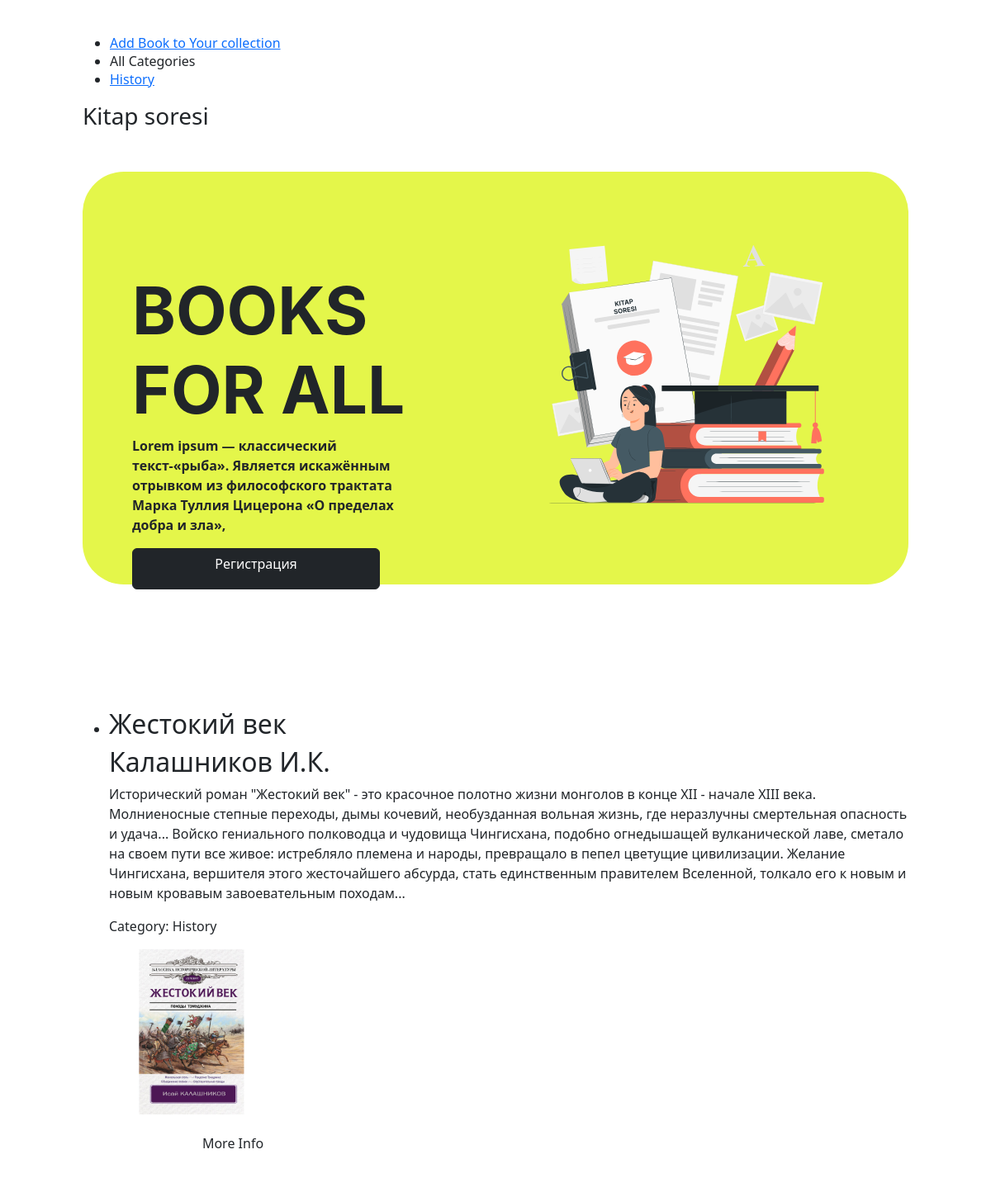
The page / on the database its author committed.
### messenger/models.py (models this page shows, shortened)
class Category(models.Model):
    name = models.CharField(max_length=100, db_index=True)
    slug = models.SlugField(max_length=255, unique=True, db_index=True, verbose_name="URL")
    def __str__(self):
        return self.name
    def get_absolute_url(self):
        return reverse('category', kwargs={'cat_slug': self.slug})
    class Meta:
        verbose_name = 'Категории (жанры)'
        verbose_name_plural = 'Категории (жанры)'
        ordering = ['name']

class Books(models.Model):
    name = models.CharField(max_length=255, verbose_name="Название")
    slug = models.SlugField(max_length=255, unique=True, db_index=True, verbose_name="URL")
    author = models.CharField(max_length=255, verbose_name="Автор")
    photo = models.ImageField(upload_to="photos/%Y/%m/%d/", verbose_name="Фото")
    description = models.TextField(blank=True, verbose_name="Описание")
    price = models.IntegerField(blank=False, verbose_name="Цена")
    is_published = models.BooleanField(default=True, verbose_name="Опубликованность")
    cat = models.ForeignKey('Category', on_delete=models.PROTECT, verbose_name="Категория (жанр)")
    def get_absolute_url(self):
        return reverse('book', kwargs={'book_slug': self.slug})
    class Meta:
        verbose_name = 'Имеющиеся книги'
        verbose_name_plural = 'Имеющиеся книги'
        ordering = ['name']

### messenger/views.py (the view)
# urls.py: path('', index, name='home'),
def index(request):
    books = Books.objects.all()
    context = {
        'title': 'General leaf',
        'cat_selected': 0,
        'books': books,
    }
    return render(request, 'messenger/index.html', context=context)

### messenger/templatetags/messenger_tags.py (called while the page is built)
@register.inclusion_tag('messenger/list_categories.html')
def show_categories(sort=None, cat_selected=0):
    if not sort:
        cats = Category.objects.all()
    else:
        cats = Category.objects.order_by(sort)
    return {"cats": cats, "cat_selected": cat_selected}

### messenger/templates/messenger/index.html
{%extends 'messenger/base.html'%}
{%block content%}
{%load static%}
<div>
    <h3>Kitap soresi</h3>
</div>
<div class="box">
    <div class="title">
        <h1 style="font-size:80px ; font-weight: bold; font-family: inter;">BOOKS FOR ALL</h1>
        <p>Lorem ipsum — классический текст-«рыба». Является искажённым отрывком из философского трактата Марка Туллия
            Цицерона «О пределах добра и зла», </p>
        <a href="{% url 'registrationPage' %}" class="btn btn-dark"> Регистрация</a>
    </div>
    <div class="image">
        <img src="{%static 'messenger/images/mainpic.svg'%}" width="90%">
    </div>
</div>
<ul>
    {%for i in books%}
    <li>
        <h2>{{i.name}}</h2>
        <h2>{{i.author}}</h2>
        <p>{{i.description}}</p>
        <p>Category: {{i.cat}}</p>
        <p><img src="{{i.photo.url}}" width="200px"></p>
        <a class="btn" href="{{ i.get_absolute_url }}">More Info</a>
    </li>
    {% endfor %}
</ul>
{%endblock%}

### messenger/templates/messenger/base.html (shortened to what this page needs)
{% load static %}
{% load messenger_tags %}
<html lang="en">
<head>
    <link href="https://cdn.jsdelivr.net/npm/bootstrap@5.2.3/dist/css/bootstrap.min.css" rel="stylesheet">
    <link type="text/css" rel="stylesheet" href="{% static 'messenger/css/style.css' %}"/>
</head>
<body class="cont">
{% block mainmenu %}
<table>
    <tr>
        <td>
            <ul>
                <li><a href="{% url 'addBookPage' %}">Add Book to Your collection</a></li>
                {% if cat_selected == 0 %}
                <li>All Categories</li>
                {% else %}
                <li><a href="{% url 'home' %}">All Categories</a></li>
                {% endif %}
                {% show_categories 'name' cat_selected %}
            </ul>
        </td>
    </tr>
</table>
{% endblock mainmenu %}
{% block content %}
{% endblock %}
</body>
</html>

### messenger/templates/messenger/list_categories.html
{% for c in cats %}
    {% if c.pk == cat_selected %}
        <li>{{c.name}}</li>
    {% else %}
    <li><a href="{{ c.get_absolute_url }}">{{c.name}}</a></li>
    {% endif %}
{% endfor %}

### messenger/static/messenger/css/style.css (style rules this page uses)
.cont { margin: 40px 100px 150px 100px; }
.box { background-color: #E4F64A; margin: 50px 0px 150px 0px; display: flex; justify-content: center; height: 500px; border-radius: 50px; }
.title { width: 50%; padding: 120px 80px 100px 60px; max-width: 600px; font-weight: bold; }
.image { width: 50%; padding: 70px 50px 70px 50px; max-width: 600px; }
.btn { width: 300px; height: 50px; text-align: center; }

### rows shown on the page
Category: name "History"
Books: name "Жестокий век", author "Калашников И.К.", description "Исторический роман \"Жестокий век\" - это красочное полотно жизни монголов в конце ХII - начале XIII века. Молниеносные степные переходы, дымы кочевий, необузданная вольная жизнь, где неразлучны смертельная опасность и удача... Войско гениального полководца и чудовища Чингисхана, подобно огнедышащей вулканической лаве, сметало на своем пути все живое: истребляло племена и народы, превращало в пепел цветущие цивилизации. Желание Чингисхана, вершителя этого жесточайшего абсурда, стать единственным правителем Вселенной, толкало его к новым и новым кровавым завоевательным походам...", cat "History", photo (picture)
